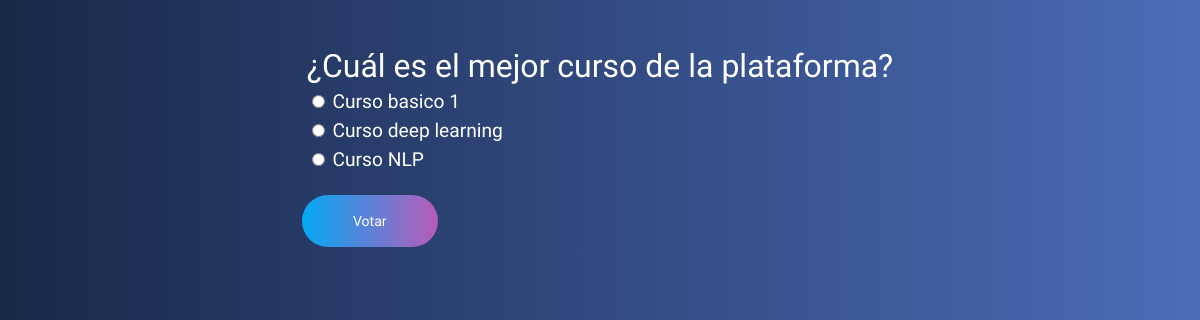
The page /polls/1/ on the database its author committed.
### polls/models.py (models this page shows, shortened)
class Question(models.Model):
    question_text = models.CharField(max_length=200)
    pub_date = models.DateTimeField('date published')

class Choice(models.Model):
    question = models.ForeignKey(Question, on_delete=models.CASCADE)
    choice_text = models.CharField(max_length=200)
    votes = models.IntegerField(default=0)

### polls/views.py (the view)
# urls.py: path('<int:pk>/', views.DetailView.as_view(), name="detail"),
class DetailView(generic.DetailView):
    model = Question
    template_name = 'polls/detail.html'
    def get_queryset(self):
        return Question.objects.filter(pub_date__lte=timezone.now())

### polls/templates/polls/detail.html (shortened to what this page needs)
{% load static %}
<!DOCTYPE html>
<html lang="en">
  <head>
    <link rel="stylesheet" href="{% static 'polls/reset.css' %}" />
    <link rel="stylesheet" href="{% static 'polls/style.css' %}" />
    <link rel="stylesheet" href="{% static 'polls/detail.css' %}" />
  </head>
  <body>
    <form
      action="{% url 'polls:vote' question.id %}"
      class="form"
      method="post"
    >
      <fieldset>
        <legend><h1>{{ question.question_text }}</h1></legend>
        <ul class="choices-list">
          {% for choice in question.choice_set.all %}
          <div class="input-choice">
            <input
              id="choice{{ forloop.counter }}"
              name="choice"
              type="radio"
              value="{{ choice.id }}"
            />
            <label for="choice{{forloop.counter}}">
              {{ choice.choice_text }}
            </label>
          </div>
          {% endfor %}
        </ul>
      </fieldset>
      <button class="submit-button" type="submit">Votar</button>
    </form>
  </body>
</html>

### polls/static/polls/style.css (style rules this page uses)
body { align-items: center; background: -webkit-linear-gradient(to right, #182848, #4b6cb7); background: #4b6cb7; background: linear-gradient(to right, #182848, #4b6cb7); color: white; display: flex; flex-direction: column; font-family: 'Arima', cursive; height: 100vh; }

### polls/static/polls/detail.css (style rules this page uses)
.form { height: 100vh; }
.form fieldset legend h1 { font-size: 2em; margin-top: 50px; }
.form .choices-list .input-choice { font-size: 1.2em; margin: 10px 0; }
button { text-decoration: none; position: absolute; border: none; font-size: 14px; font-family: inherit; color: #fff; width: 9em; height: 3em; line-height: 2em; text-align: center; background: linear-gradient(90deg, #03a9f4, #f441a5, #ffeb3b, #03a9f4); background-size: 300%; border-radius: 30px; z-index: 1; margin-top: 20px; }
.submit-button:before { content: ''; position: absolute; top: -5px; left: -5px; right: -5px; bottom: -5px; z-index: -1; background: linear-gradient(90deg, #03a9f4, #f441a5, #ffeb3b, #03a9f4); background-size: 400%; border-radius: 35px; transition: 1s; }

### rows shown on the page
Question: question_text "¿Cuál es el mejor curso de la plataforma?"
Choice: choice_text "Curso basico 1"
Choice: choice_text "Curso deep learning"
Choice: choice_text "Curso NLP"
